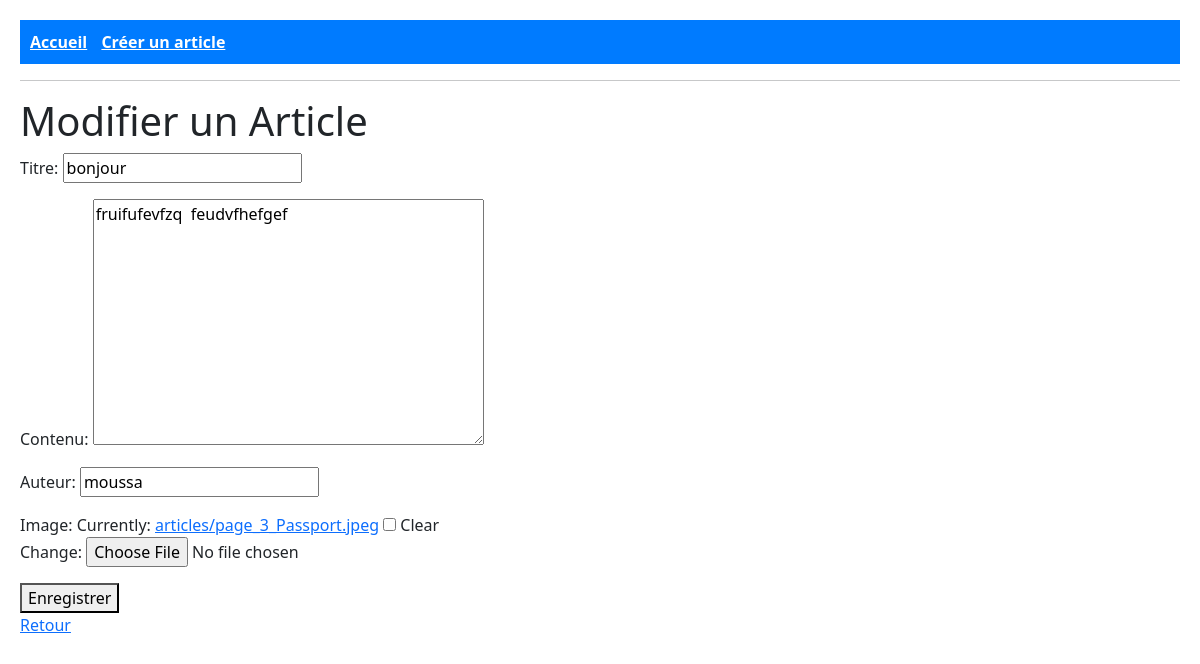
Screenshot of /2/modifier/ with the database file from the repository.
### blog/models.py (models this page shows, shortened)
class Article(models.Model):
    titre = models.CharField(max_length=200)  # Titre de l'article
    contenu = models.TextField()  # Contenu de l'article
    date_publication = models.DateTimeField(auto_now_add=True)  # Date automatique
    auteur = models.CharField(max_length=100)  # Auteur de l'article
    image = models.ImageField(upload_to='articles/', blank=True, null=True)  # Image facultative

### blog/views.py (the view)
# urls.py: path('<int:pk>/modifier/', ArticleUpdateView.as_view(), name='article_update'),
class ArticleUpdateView(UpdateView):
    model = Article
    fields = ['titre', 'contenu', 'auteur', 'image']
    template_name = "blog/article_form.html"
    success_url = reverse_lazy('article_list')

### blog/templates/blog/article_form.html (shortened to what this page needs)
{% extends "base.html" %}
{% block content %}
    <h1>{% if object %}Modifier{% else %}Créer{% endif %} un Article</h1>
    <form method="post" enctype="multipart/form-data">
        {{ form.as_p }}
        <button type="submit">Enregistrer</button>
    </form>
    <a href="{% url 'article_list' %}">Retour</a>
{% endblock %}

### static/css/style.css (style rules this page uses)
body { font-family: Arial, sans-serif; background-color: #f4f4f4; margin: 0; padding: 20px; }
h1 { color: #333; }
a { color: #007bff; text-decoration: none; }

### rows the page displays
Article: titre "bonjour", contenu "fruifufevfzq feudvfhefgef", auteur "moussa"
